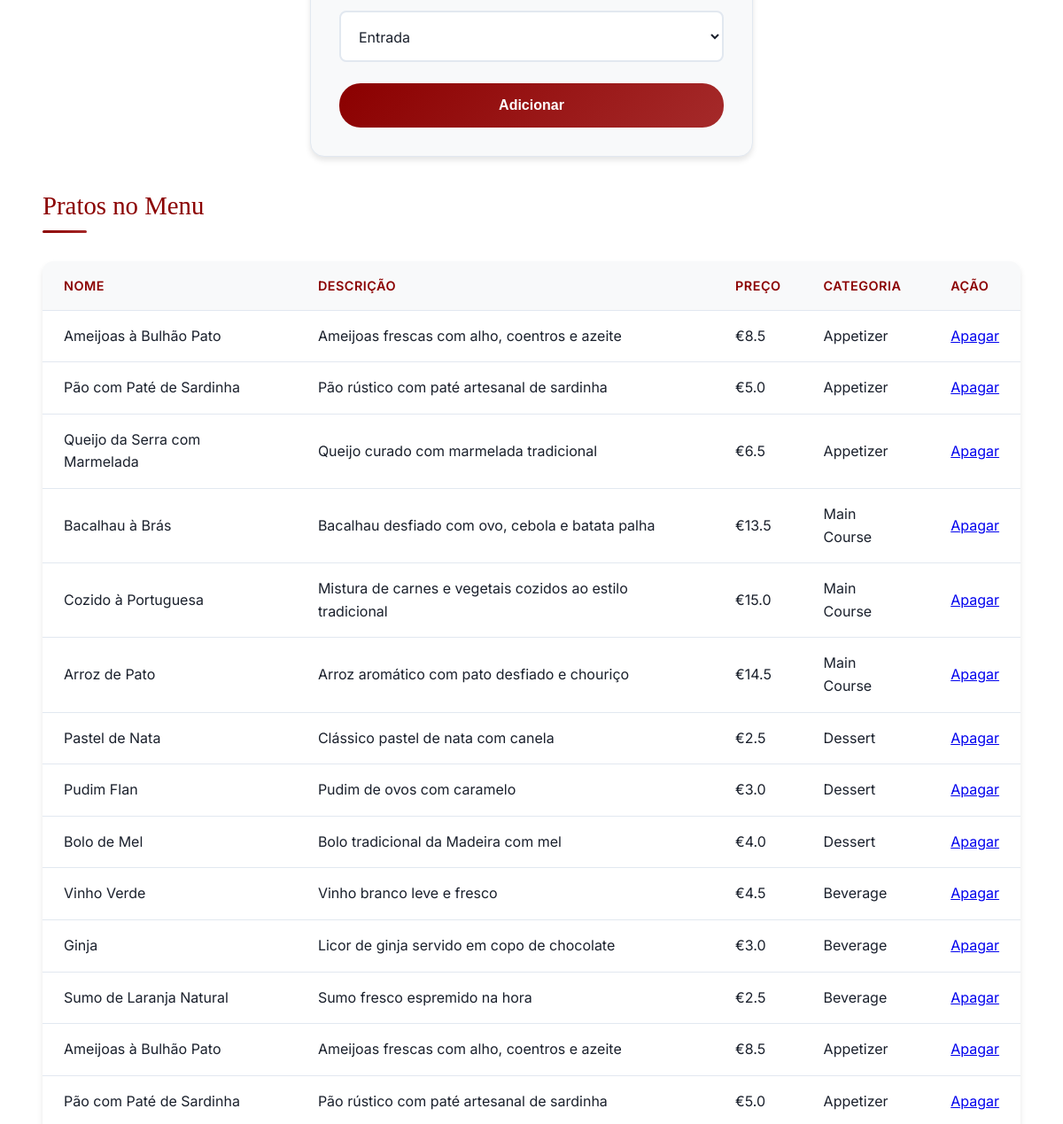
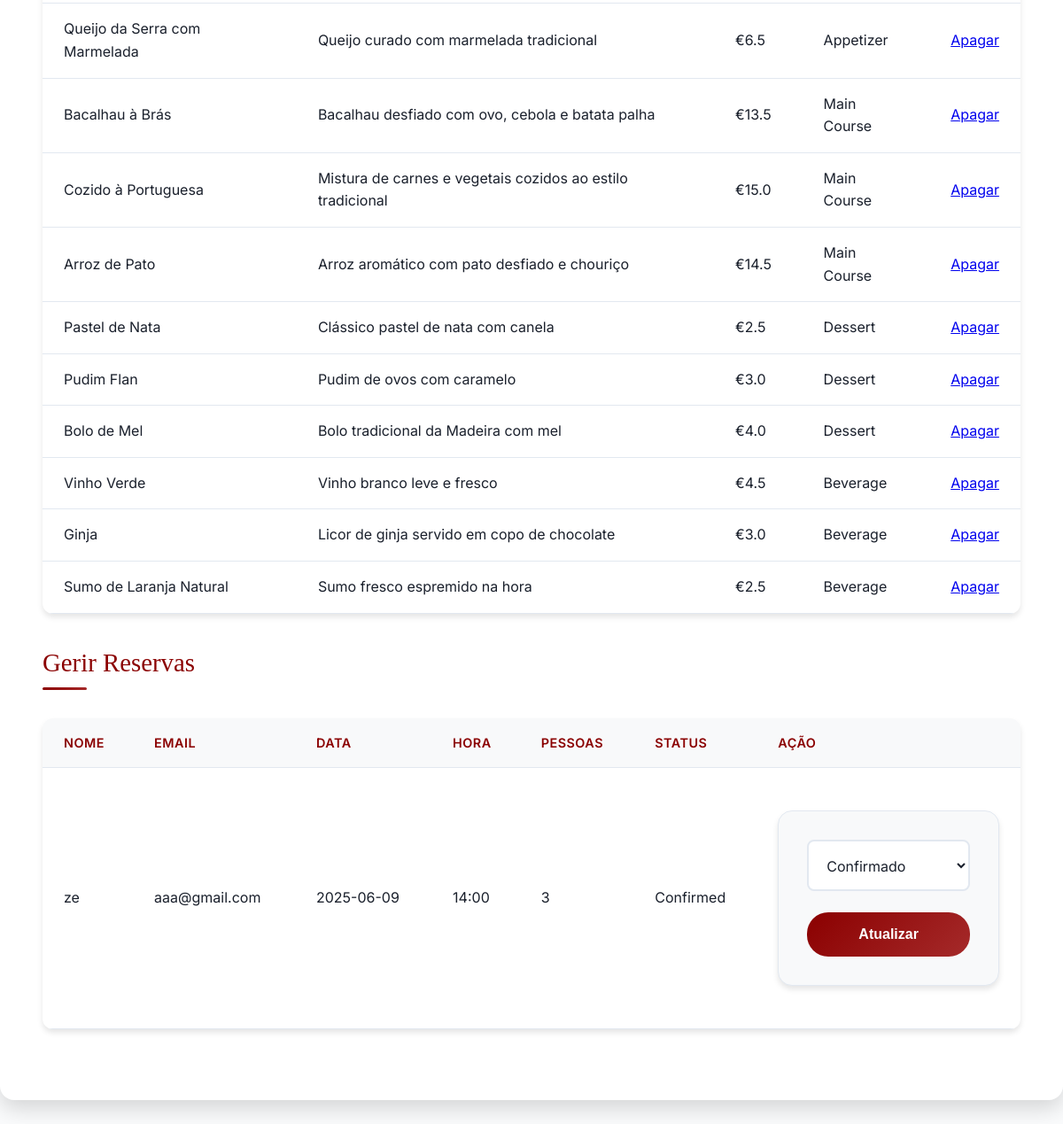
/admin (signed in, lower part), run on an earlier commit of the app's database (2 pictures, top to bottom).
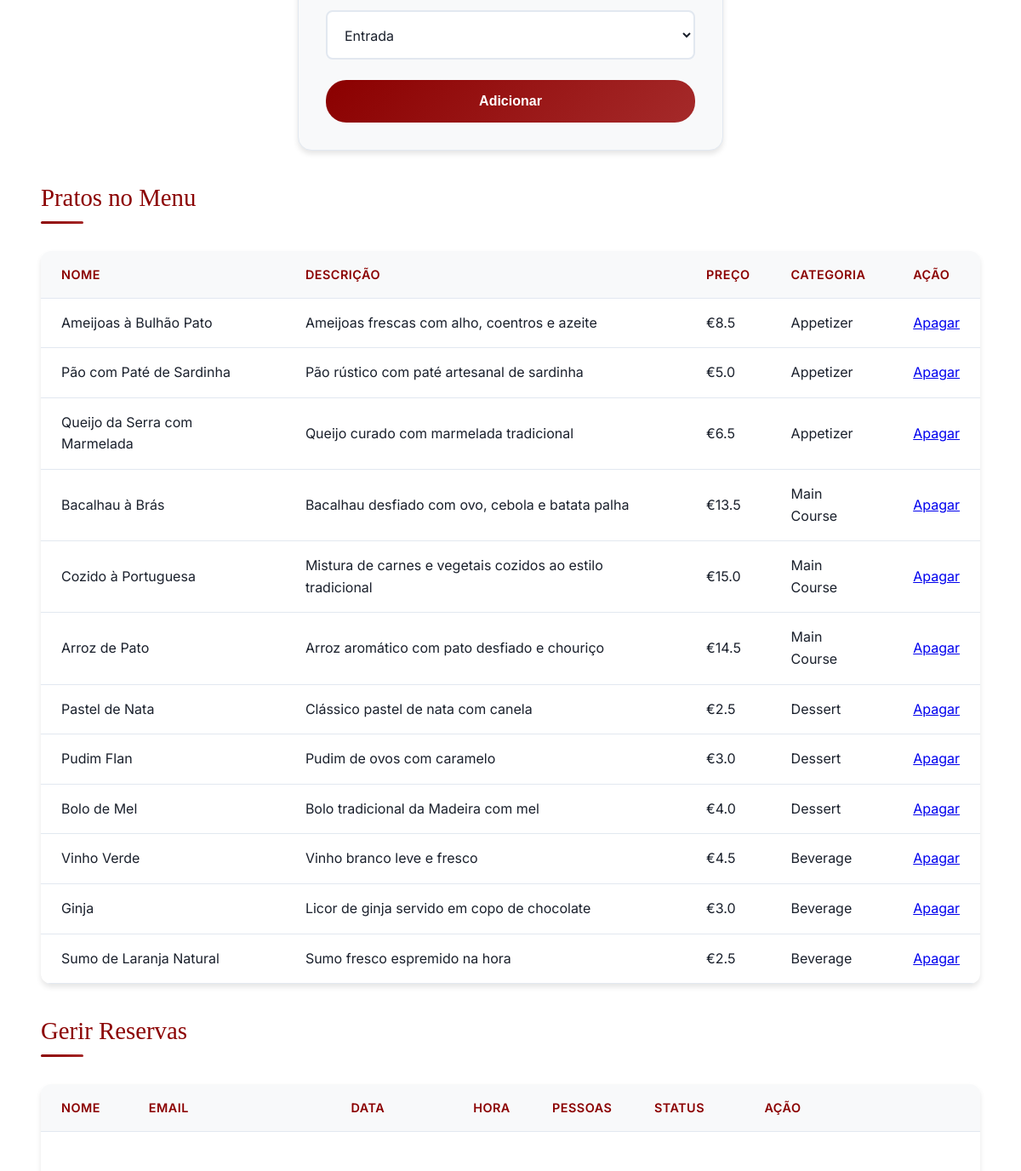
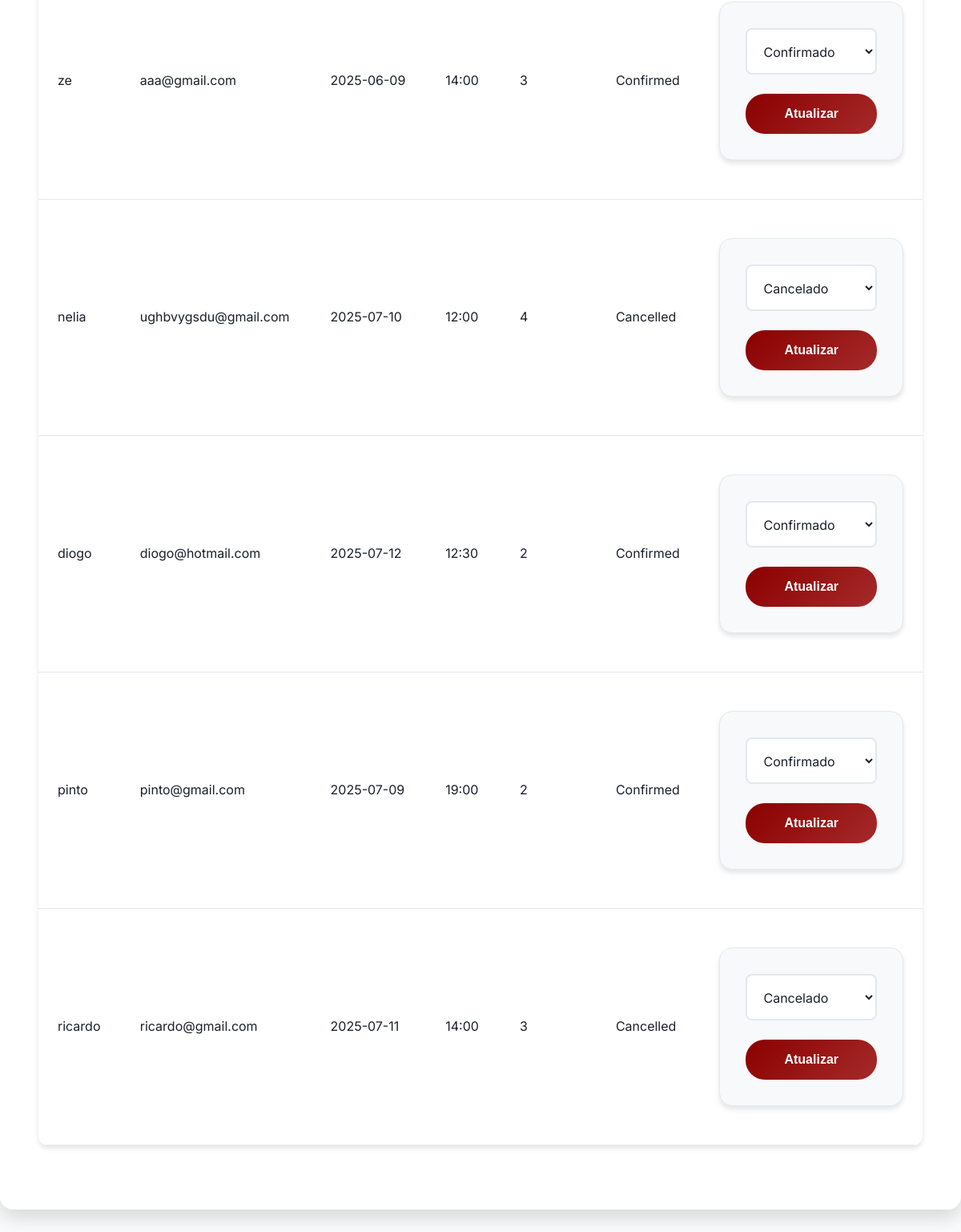
And on a later commit of the database (2 pictures, top to bottom).
### tables this page shows
CREATE TABLE menu (
                 id INTEGER PRIMARY KEY AUTOINCREMENT,
                 name TEXT NOT NULL,
                 description TEXT,
                 price REAL NOT NULL,
                 category TEXT NOT NULL);

CREATE TABLE reservations (
                 id INTEGER PRIMARY KEY AUTOINCREMENT,
                 name TEXT NOT NULL,
                 email TEXT NOT NULL,
                 date TEXT NOT NULL,
                 time TEXT NOT NULL,
                 people INTEGER NOT NULL,
                 status TEXT DEFAULT 'Pending');

### app.py (the view)
@app.route('/admin')
def admin_dashboard():
    if not session.get('role') == 'admin':
        return redirect(url_for('login'))
    conn = get_db_connection()
    c = conn.cursor()
    c.execute("SELECT * FROM menu")
    menu_items = c.fetchall()
    c.execute("SELECT * FROM reservations")
    reservations = c.fetchall()
    conn.close()
    return render_template('admin.html', menu_items=menu_items, reservations=reservations)

### app.py (called while the page is built)
def get_db_connection():
    conn = sqlite3.connect('restaurant.db')
    conn.row_factory = sqlite3.Row
    return conn

### templates/admin.html (shortened to what this page needs)
<!DOCTYPE html>
<html lang="en" data-theme="light">
<head>
    <link rel="stylesheet" href="{{ url_for('static', filename='styles.css') }}">
</head>
<body>
    <main>
        <form method="POST" action="{{ url_for('add_menu') }}">
            <select id="category" name="category" required>
                <option value="Appetizer">Entrada</option>
            </select>
            <button type="submit">Adicionar</button>
        </form>
        <h3>Pratos no Menu</h3>
        <table>
            <tr>
                <th>Nome</th>
                <th>Descrição</th>
                <th>Preço</th>
                <th>Categoria</th>
                <th>Ação</th>
            </tr>
            {% for item in menu_items %}
            <tr>
                <td>{{ item[1] }}</td>
                <td>{{ item[2] }}</td>
                <td>€{{ item[3] }}</td>
                <td>{{ item[4] }}</td>
                <td><a href="{{ url_for('delete_menu', id=item[0]) }}">Apagar</a></td>
            </tr>
            {% endfor %}
        </table>
        <h3>Gerir Reservas</h3>
        <table>
            <tr>
                <th>Nome</th>
                <th>Email</th>
                <th>Data</th>
                <th>Hora</th>
                <th>Pessoas</th>
                <th>Status</th>
                <th>Ação</th>
            </tr>
            {% for res in reservations %}
            <tr>
                <td>{{ res[1] }}</td>
                <td>{{ res[2] }}</td>
                <td>{{ res[3] }}</td>
                <td>{{ res[4] }}</td>
                <td>{{ res[5] }}</td>
                <td>{{ res[6] }}</td>
                <td>
                    <form method="POST" action="{{ url_for('update_status', id=res[0]) }}">
                        <select name="status">
                            <option value="Confirmed" {% if res[6] == 'Confirmed' %}selected{% endif %}>Confirmado</option>
                            <option value="Cancelled" {% if res[6] == 'Cancelled' %}selected{% endif %}>Cancelado</option>
                        </select>
                        <button type="submit">Atualizar</button>
                    </form>
                </td>
            </tr>
            {% endfor %}
        </table>
    </main>
</body>

### static/styles.css (style rules this page uses)
:root { --primary-color: #8B0000; --primary-hover: #7a0000; --accent-color: #f0e68c; --accent-hover: #ffd700; --bg-primary: #fafbfc; --bg-secondary: #ffffff; --bg-tertiary: #f8f9fa; --text-primary: #1a202c; --text-secondary: #4a5568; --text-muted: #718096; --border-color: #e2e8f0; --shadow-light: 0 1px 3px rgba(0, 0, 0, 0.1); --shadow-medium: 0 4px 6px rgba(0, 0, 0, 0.1); --shadow-heavy: 0 10px 25px rgba(0, 0, 0, 0.15); --gradient-primary: linear-gradient(135deg, #8B0000 0%, #A52A2A 100%); --gradient-bg: radial-gradient(circle, #667eea 0%, #764ba2 50%, #2c3e50 100%); --gradient-card: linear-gradient(135deg, #f093fb 0%, #f5576c 100%); --spacing-xs: 0.25rem; --spacing-sm: 0.5rem; --spacing-md: 1rem; --spacing-lg: 1.5rem; --spacing-xl: 2rem; --spacing-2xl: 3rem; --radius-sm: 4px; --radius-md: 8px; --radius-lg: 12px; --radius-xl: 16px; --radius-2xl: 24px; --transition-fast: 0.15s ease; --transition-normal: 0.3s ease; --transition-slow: 0.5s ease; }
* { margin: 0; padding: 0; box-sizing: border-box; }
body { font-family: 'Inter', system-ui, -apple-system, BlinkMacSystemFont, sans-serif; background: var(--bg-primary); color: var(--text-primary); line-height: 1.6; transition: background-color var(--transition-normal), color var(--transition-normal); overflow-x: hidden; scroll-behavior: smooth; }
main { max-width: 1200px; margin: var(--spacing-2xl) auto; padding: var(--spacing-2xl); background: var(--bg-secondary); border-radius: var(--radius-xl); box-shadow: var(--shadow-heavy); animation: fadeInUp 1s ease-out; position: relative; overflow: hidden; }
main::before { content: ''; position: absolute; top: 0; left: 0; right: 0; height: 4px; background: var(--gradient-primary); border-radius: var(--radius-xl) var(--radius-xl) 0 0; }
h2, h3 { font-family: 'Playfair Display', serif; color: var(--primary-color); margin-bottom: var(--spacing-lg); position: relative; padding-bottom: var(--spacing-sm); }
h2::after, h3::after { content: ''; position: absolute; bottom: 0; left: 0; width: 50px; height: 3px; background: var(--gradient-primary); border-radius: var(--radius-sm); }
h3 { font-size: clamp(1.4rem, 3vw, 1.8rem); font-weight: 500; }
form { display: flex; flex-direction: column; gap: var(--spacing-lg); max-width: 500px; margin: var(--spacing-xl) auto; padding: var(--spacing-xl); background: var(--bg-tertiary); border-radius: var(--radius-xl); box-shadow: var(--shadow-medium); animation: formFadeIn 0.8s ease-out; border: 1px solid var(--border-color); }
input, textarea, select, #profile_pic { padding: var(--spacing-md); border: 2px solid var(--border-color); border-radius: var(--radius-md); font-size: 1rem; font-family: inherit; background: var(--bg-secondary); color: var(--text-primary); transition: all var(--transition-normal); position: relative; width: 100%; }
button { background: var(--gradient-primary); color: white; border: none; padding: var(--spacing-md) var(--spacing-xl); border-radius: var(--radius-2xl); cursor: pointer; font-weight: 600; font-size: 1rem; transition: all var(--transition-normal); position: relative; overflow: hidden; }
button::before { content: ''; position: absolute; top: 0; left: -100%; width: 100%; height: 100%; background: linear-gradient(90deg, transparent, rgba(255, 255, 255, 0.2), transparent); transition: left var(--transition-slow); }
table { width: 100%; border-collapse: collapse; margin: var(--spacing-xl) 0; background: var(--bg-secondary); border-radius: var(--radius-lg); overflow: hidden; box-shadow: var(--shadow-medium); animation: tableFadeIn 0.8s ease-out; }
th, td { padding: var(--spacing-md) var(--spacing-lg); text-align: left; border-bottom: 1px solid var(--border-color); transition: background-color var(--transition-normal); }
th { background: var(--bg-tertiary); color: var(--primary-color); font-weight: 600; font-size: 0.9rem; text-transform: uppercase; letter-spacing: 0.5px; }

What changed in the data, as far as the page shows it:
removed menu: name "Ameijoas à Bulhão Pato", description "Ameijoas frescas com alho, coentros e azeite", price "8.5", category "Appetizer"
removed menu: name "Pão com Paté de Sardinha", description "Pão rústico com paté artesanal de sardinha", price "5.0", category "Appetizer"
removed menu: name "Queijo da Serra com Marmelada", description "Queijo curado com marmelada tradicional", price "6.5", category "Appetizer"
removed menu: name "Bacalhau à Brás", description "Bacalhau desfiado com ovo, cebola e batata palha", price "13.5", category "Main Course"
removed menu: name "Cozido à Portuguesa", description "Mistura de carnes e vegetais cozidos ao estilo tradicional", price "15.0", category "Main Course"
removed menu: name "Arroz de Pato", description "Arroz aromático com pato desfiado e chouriço", price "14.5", category "Main Course"
removed menu: name "Pastel de Nata", description "Clássico pastel de nata com canela", price "2.5", category "Dessert"
removed menu: name "Pudim Flan", description "Pudim de ovos com caramelo", price "3.0", category "Dessert"
removed menu: name "Bolo de Mel", description "Bolo tradicional da Madeira com mel", price "4.0", category "Dessert"
removed menu: name "Vinho Verde", description "Vinho branco leve e fresco", price "4.5", category "Beverage"
removed menu: name "Ginja", description "Licor de ginja servido em copo de chocolate", price "3.0", category "Beverage"
removed menu: name "Sumo de Laranja Natural", description "Sumo fresco espremido na hora", price "2.5", category "Beverage"
added reservations: name "nelia", email "ughbvygsdu@gmail.com", date "2025-07-10", time "12:00", people "4", status "Cancelled", status "Cancelado"
added reservations: name "diogo", email "diogo@hotmail.com", date "2025-07-12", time "12:30", people "2", status "Confirmed", status "Confirmado"
added reservations: name "pinto", email "pinto@gmail.com", date "2025-07-09", time "19:00", people "2", status "Confirmed", status "Confirmado"
added reservations: name "ricardo", email "ricardo@gmail.com", date "2025-07-11", time "14:00", people "3", status "Cancelled", status "Cancelado"
